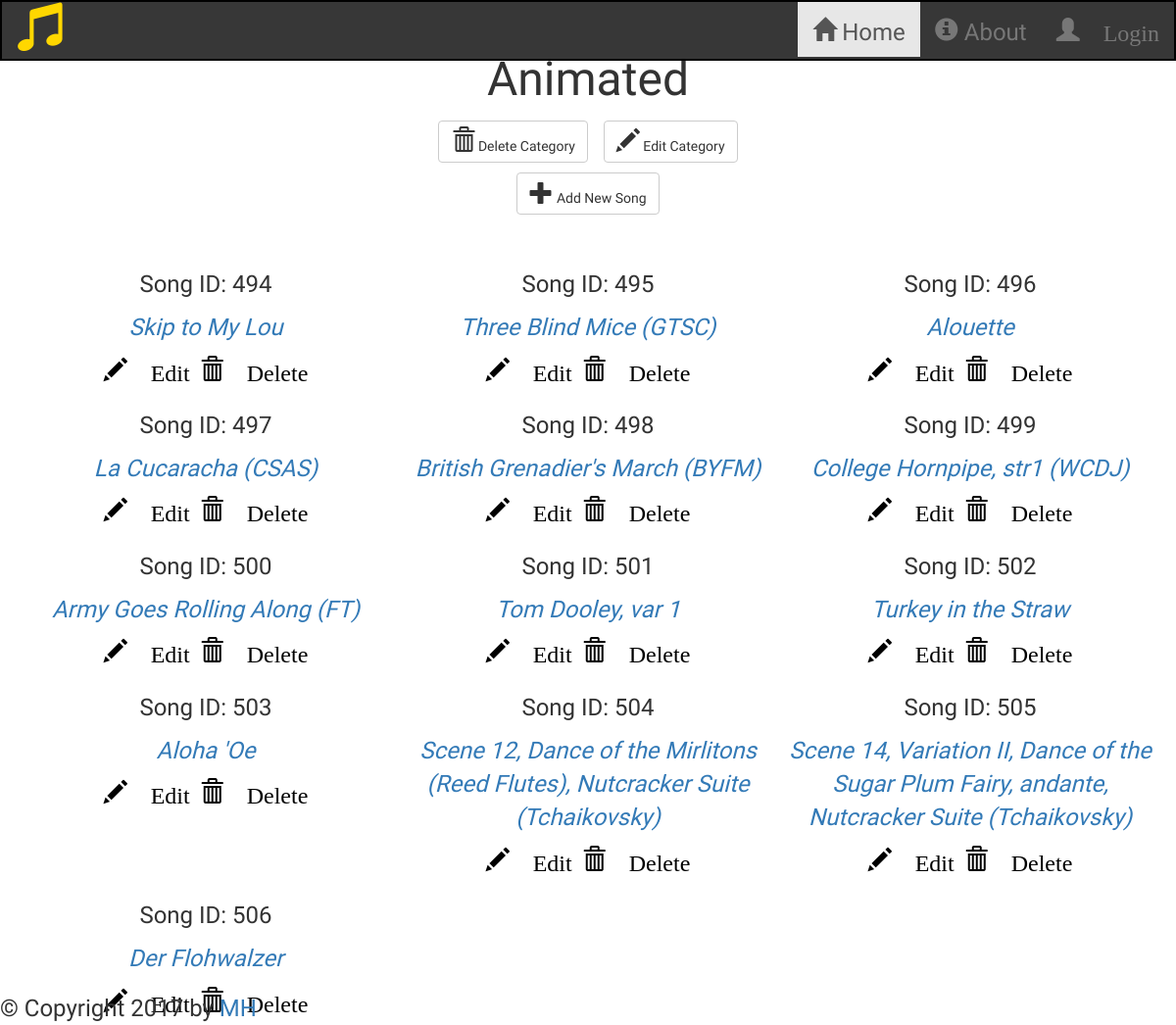
The page /categories/Animated/16 on the database its author committed.
### songsdb_setup.py (models this page shows, shortened)
class Song(Base):
    __tablename__ = 'allsongs'
    id = Column(Integer, primary_key=True)
    name = Column(String, nullable=False)
    key = Column(String, nullable=False)
    year = Column(Integer, nullable=False)
    composer = Column(String, nullable=False)
    bpm = Column(Integer, nullable=False)
    timesig = Column(String, nullable=False)
    category_id = Column(Integer, ForeignKey('category.id'))
    category = relationship(Category)
    user_id = Column(Integer, ForeignKey('user.id'))
    user = relationship(User)

### application.py (the view)
@app.route('/categories/<path:category>/<int:category_id>')
def showCategorySongs(category, category_id):
    songs = session.query(Song).filter(Song.category_id == category_id).all()
    if 'username' not in login_session:
        return render_template('publicsongs.html', songs=songs,
                               category=category,
                               category_id=category_id)
    else:
        return render_template('categorysongs.html', songs=songs,
                               category=category,
                               category_id=category_id)

### templates/publicsongs.html (shortened to what this page needs)
{% extends "main.html" %} {% block content %}
<div>
    <div>
        <h1 class='text-center'>{{ category }}</h1>
        <div class="row">
            <div class="col-lg-4 col-lg-offset-4 text-center">
                <a href="{{url_for('deleteCategory', category = category, category_id = category_id) }}">
                    <button class="btn btn-default delete" id="delete-category">
                        <span class="glyphicon glyphicon-trash"></span>  Delete Category
                    </button>
                </a>
                <a href="{{url_for('editCategory', category = category) }}">
                    <button class="btn btn-default delete" id="edit-category">
                        <span class="glyphicon glyphicon-pencil"></span>  Edit Category
                    </button>
                </a>
                <a href="{{url_for('newSong', category = category, category_id = category_id) }}">
                    <button class="btn btn-default" id="add-song">
                        <span class="glyphicon glyphicon-plus"></span>  Add New Song
                    </button>
                </a>
            </div>
        </div>
    </div>
    <br>
    <div class='col-lg-12 text-center'>
        {% for i in songs %}
        <div class='col-lg-4 text-center' id="song-label">
            <span><p>Song ID: {{ i.id }}</p><span>
            <span><p><a href= "{{url_for('showSongInfo', category = category, category_id = category_id, song_id = i.id, name = i.name) }}"><i>{{i.name}}</i></a></p></span>
            <a href="{{url_for('editSong', category = category, name = i.name, song_id = i.id) }}">
                    <span class="glyphicon glyphicon-pencil" id="edit-song"> Edit</span>
            </a>
            <a href="{{url_for('deleteSong', category_id = category_id, song_id = i.id) }}">
                    <span class="glyphicon glyphicon-trash text-right" id="delete-song"> Delete</span>
            </a>
        </div>
        {% endfor %}
    </div>
</div>
{% endblock %}

### static/styles.css (style rules this page uses)
* { font-family: 'Neuton', serif, Arial, Sans-serif; font-size: 24px; }
h1 { font-size: 48px; }
#delete-song, #edit-song { margin: 2px; color: black; }
.btn { margin: 5px; }
#song-label { margin-top: 10px; padding: 5px; }

### rows shown on the page
Song: id "494", name "Skip to My Lou"
Song: id "495", name "Three Blind Mice (GTSC)"
Song: id "496", name "Alouette"
Song: id "497", name "La Cucaracha (CSAS)"
Song: id "498", name "British Grenadier's March (BYFM)"
Song: id "499", name "College Hornpipe, str1 (WCDJ)"
Song: id "500", name "Army Goes Rolling Along (FT)"
Song: id "501", name "Tom Dooley, var 1"
Song: id "502", name "Turkey in the Straw"
Song: id "503", name "Aloha 'Oe"
Song: id "504", name "Scene 12, Dance of the Mirlitons (Reed Flutes), Nutcracker Suite (Tchaikovsky)"
Song: id "505", name "Scene 14, Variation II, Dance of the Sugar Plum Fairy, andante, Nutcracker Suite (Tchaikovsky)"
Song: id "506", name "Der Flohwalzer"

### other values the page prints
{{ category }} "Animated"
